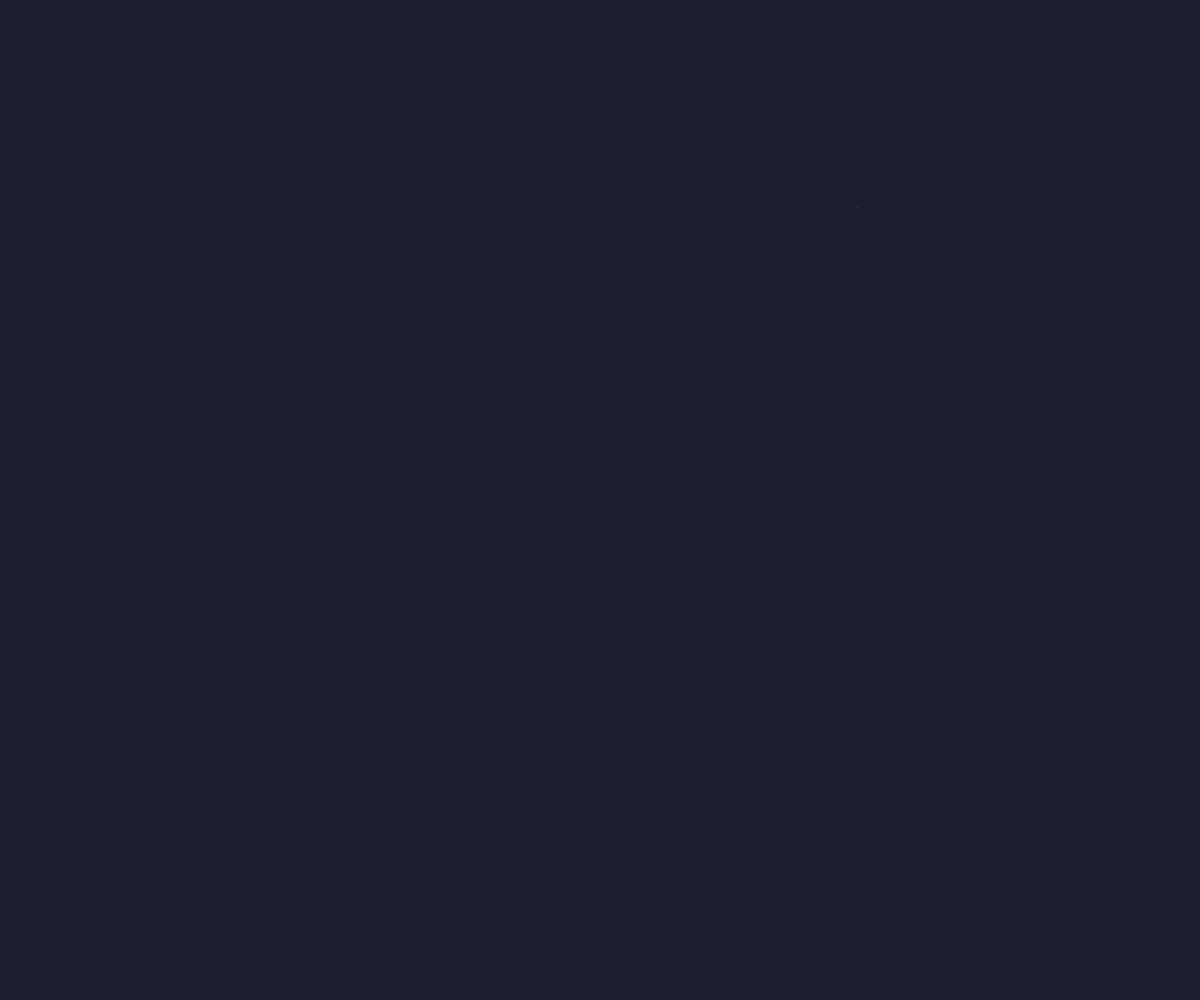
Frame 1 (no input)
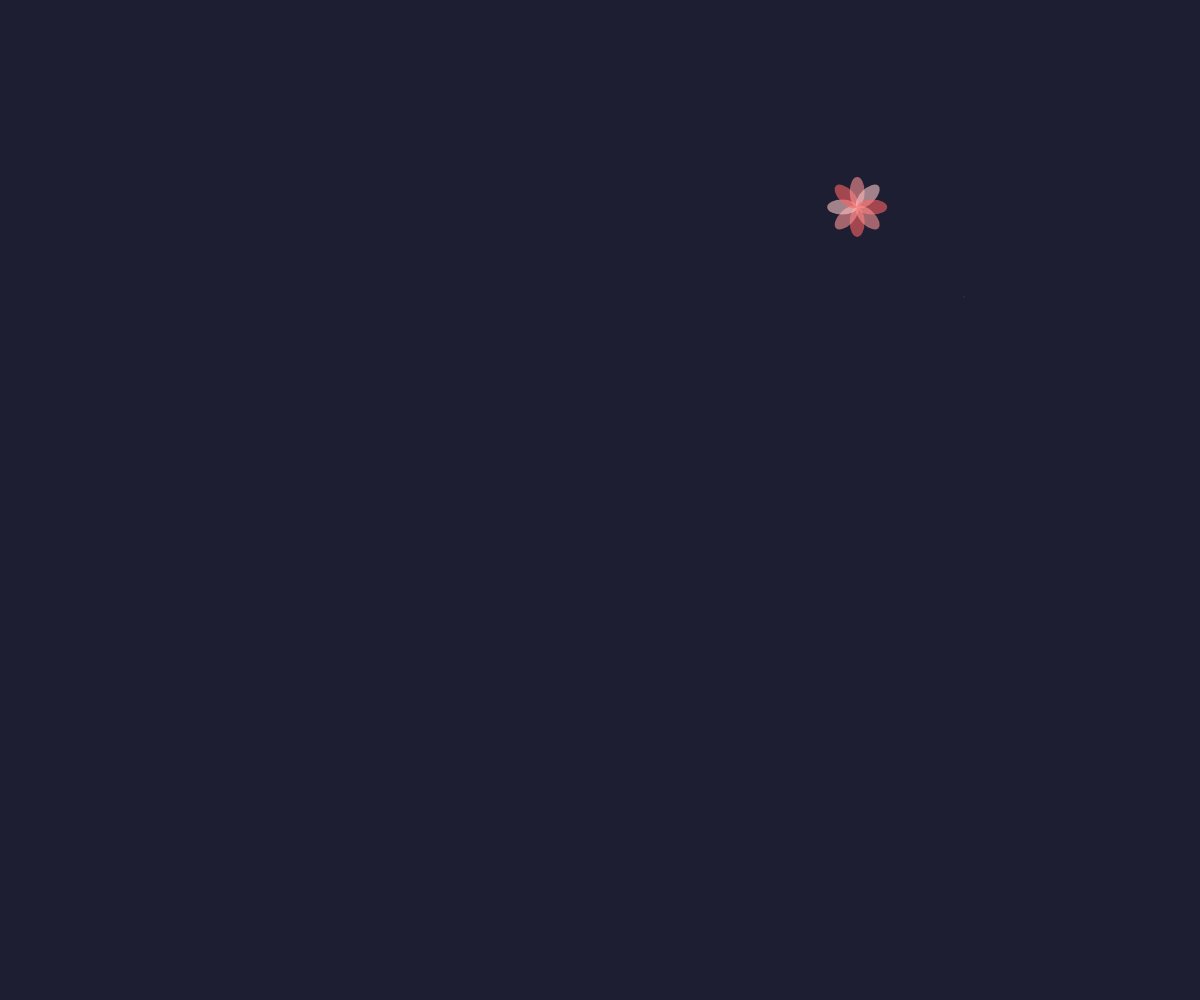
Frame 60 (no input)
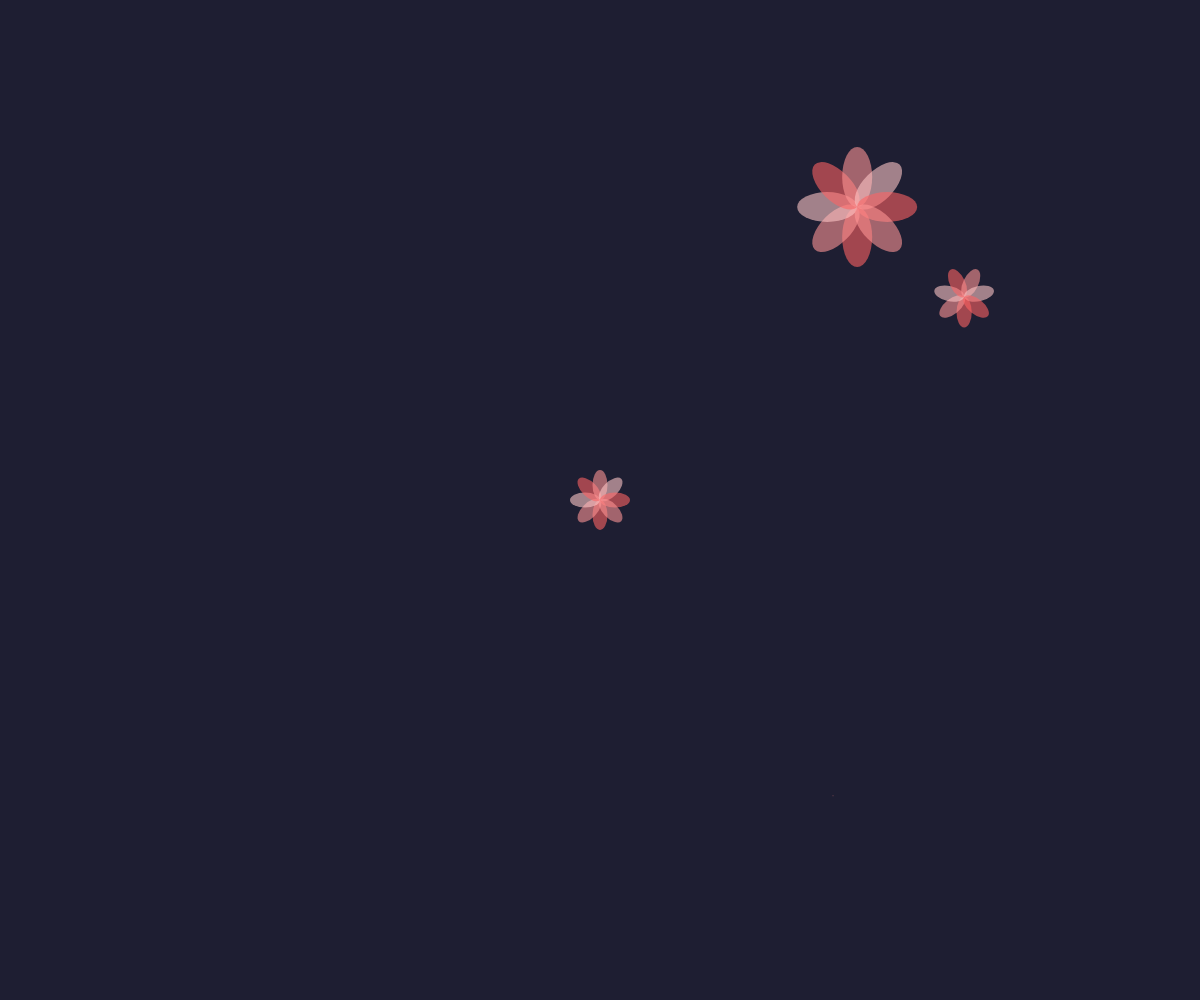
Frame 120 (the mouse pressed at the canvas centre since frame 60)

The p5.js sketch that drew these frames (run headless with seeded random() and noise() and a simulated clock; from frame 60 on, the mouse is pressed at the canvas centre):

// p5.js sketch
// ── sketch.js
let flowers = [];

function setup() {
  createCanvas(windowWidth, windowHeight);
  noStroke();
  angleMode(DEGREES);
  // Inicia com uma flor
  flowers.push(new Flower(random(width), random(height)));
}

function draw() {
  background(30, 30, 50);
  
  // Adiciona novas flores a cada intervalo
  if (frameCount % 60 === 0 && flowers.length < 10) {
    flowers.push(new Flower(random(width), random(height)));
  }
  
  // Atualiza e desenha as flores
  for (let flower of flowers) {
    flower.grow();
    flower.display();
  }



}

function mousePressed() {
    flowers.push(new Flower(mouseX, mouseY));
  }
  

// Classe Flower para criar flores
class Flower {
  constructor(x, y) {
    this.x = x;
    this.y = y;
    this.size = 0;
    this.maxSize = random(50, 100);
    this.petalCount = int(random(6, 12));
    this.colors = [
      color(255, 100, 100, 150),
      color(255, 150, 150, 150),
      color(255, 200, 200, 150)
    ];
  }
  
  grow() {
    if (this.size < this.maxSize) {
      this.size += 0.5;
    }
  }
  
  display() {
    push();
    translate(this.x, this.y);
    for (let i = 0; i < this.petalCount; i++) {
      let col = this.colors[i % this.colors.length];
      fill(col);
      ellipse(0, this.size / 2, this.size / 2, this.size);
      rotate(360 / this.petalCount);
    }
    pop();
  }
}

// ── style.css
/* Importa a fonte Mistral */
@font-face {
    font-family: 'Mistral';
    src: url('fonts/mistral.woff2') format('woff2'),
         url('fonts/mistral.woff') format('woff'),
         url('fonts/mistral.ttf') format('truetype');
    font-weight: normal;
    font-style: normal;
  }
  
  body {
    margin: 0;
    padding: 0;
    overflow: hidden;
    background-color: #1e1e32;
  }
  
  /* Estiliza e centraliza a mensagem */
  #mensagem {
    position: fixed;
    top: 50%;
    left: 50%;
    transform: translate(-50%, -50%);
    font-family: 'Mistral', sans-serif;
    font-size: 32px;
    color: white;
    text-align: center;
  }
  
